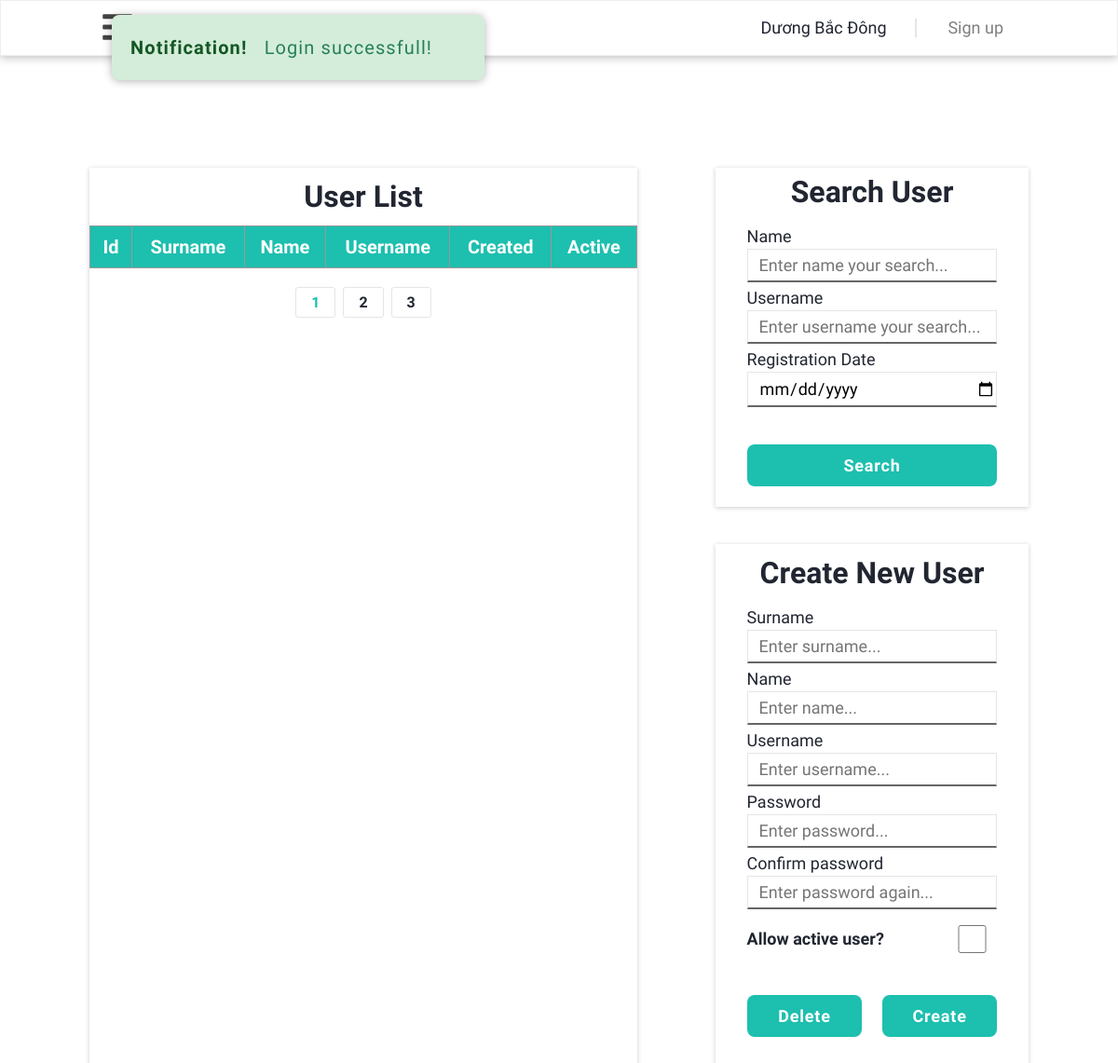
The app's page /admin/users/users.php (signed in), older data.
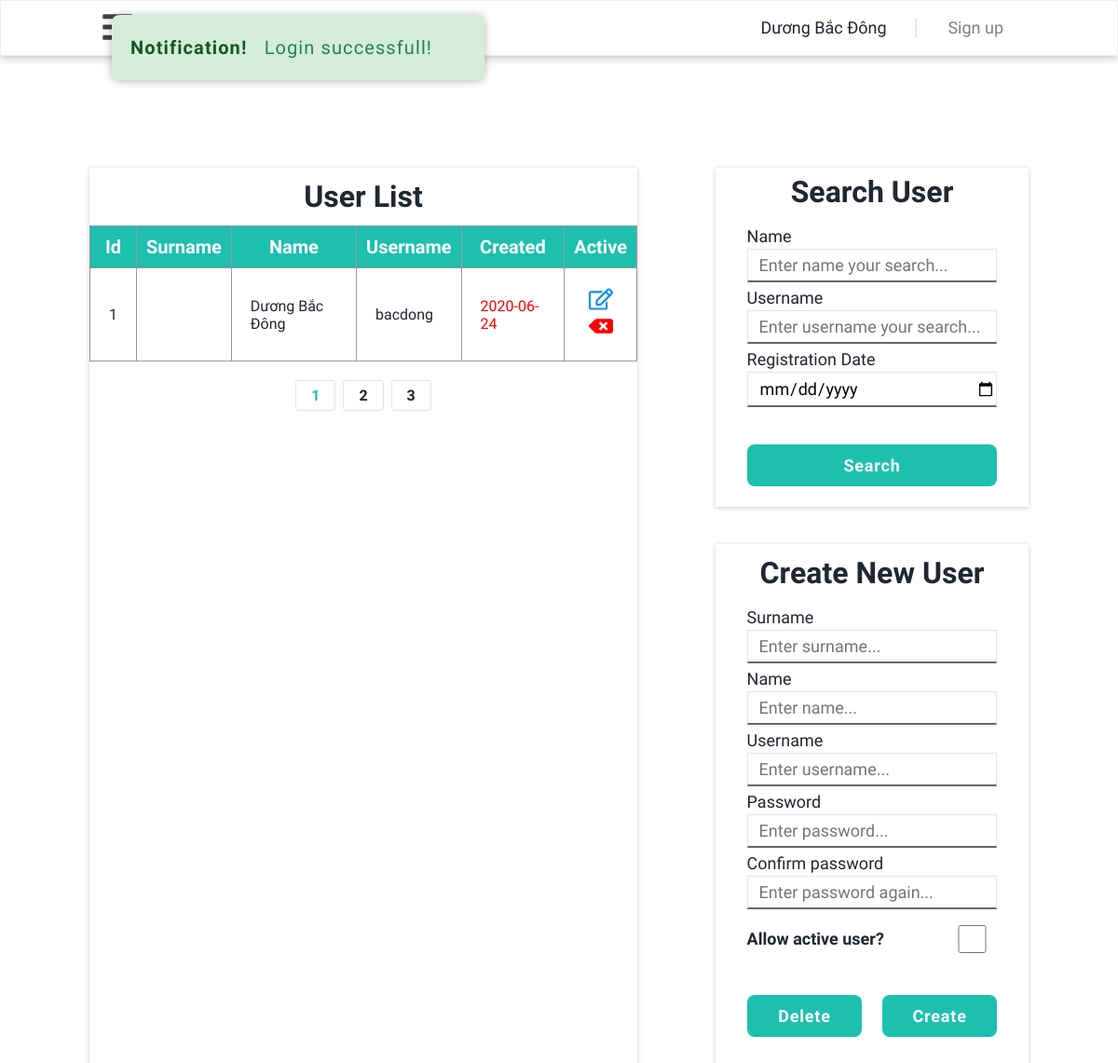
The same page, newer data.
### tables this page shows
CREATE TABLE `users`  (
  `id` int(11) NOT NULL AUTO_INCREMENT,
  `surname` varchar(255) NULL DEFAULT NULL,
  `name` varchar(255) NULL DEFAULT NULL,
  `email` varchar(255) NULL DEFAULT NULL,
  `phone` varchar(11) NULL DEFAULT NULL,
  `address` varchar(255) NULL DEFAULT NULL,
  `username` varchar(40) NOT NULL,
  `password` varchar(40) NOT NULL,
  `avatar` varchar(255) NULL DEFAULT NULL,
  `created_at` date NULL DEFAULT NULL,
  `status` int(11) NULL DEFAULT NULL COMMENT '1-active, 0-deactive',
  PRIMARY KEY (`id`) USING BTREE
);

### admin/users/users.php (the view, shortened to what the changed rows need)
<?php
    require_once('../../public/connection.php');
    $query = 'SELECT * FROM users;';
    $result = $connection->query($query);
    $users = array();
    while($row = $result->fetch_assoc()) {
        $users[] = $row;
    }
?>
<!DOCTYPE html>
<html lang="en">
<head>
    <?php require_once('head-user.php'); ?>
</head>
<body>
    <main class="container grid">
        <section class="container-main grid wide">
            <section class="container-product row">
                <section class="main-product c-12 l-7 m-12">
                    <table border="1" class="table-product">
                        <thead class="table-head">
                            <th class="head-title">Id</th>
                            <th class="head-title img">Surname</th>
                            <th class="head-title">Name</th>
                            <th class="head-title">Username</th>
                            <th class="head-title">Created</th>
                            <th class="head-title">Active</th>
                        </thead>
                        <tbody class="table-body">
                            <?php
                                $i = 1;
                                foreach($users as $user) {
                            ?>
                            <tr class="table-row" onclick="location.href='user-details.php?user=<?=$user['id'];?>'">
                                <td class="table-column"><?=$i;?></td>
                                <td class="table-column img"><?=$user['surname'];?></td>
                                <td class="table-column"><?=$user['name'];?></td>
                                <td class="table-column"><?=$user['username'];?></td>
                                <td class="table-column price"><?=$user['created_at'];?></td>
                                <td class="table-column active">
                                    <a title="Edit product" href="user-edit.php?user=<?=$user['id'];?>" class="edit-product">
                                    </a>
                                    <a href="user-delete.php?user=<?=$user['id'];?>" title="Delete product" class="delete-product">
                                    </a>
                                </td>
                            </tr>
                            <?php $i++; } ?>
                        </tbody>
                    </table>
                </section>
            </section>
        </section>
    </main>
</body>
</html>

Row changes from the older to the newer data that the page shows:
added users: name "Dương Bắc Đông", username "bacdong", created_at "2020-06-24"
